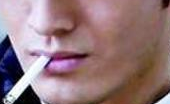
#> input picture test/ko.png, 170 x 104 px
$ python ko.py
#> lines starting #> are read from the running program, lines starting #| are printed output that depends on the picture; after the words box and inside, x2 and y2 are one past the last pixel; in counts of white or black regions, pixels touching at a corner belong together
import cv2
import numpy as np

bgr = cv2.imread("ko.png")
#> bgr is the input picture: shape (104, 170, 3); mean B, G, R 123.3, 119.9, 148.2
bgr = bgr.astype(np.float32)

B = np.mean(bgr[:,:,0])
#> B = 123.3
G = np.mean(bgr[:,:,1])
#> G = 119.9
R = np.mean(bgr[:,:,2])
#> R = 148.2

KB = (R + G + B) / (3 * B);
#> KB = 1.06
KG = (R + G + B) / (3 * G);
#> KG = 1.09
KR = (R + G + B) / (3 * R);
#> KR = 0.88

bgr[:,:,0] = bgr[:,:,0] * KB
bgr[:,:,1] = bgr[:,:,1] * KG
bgr[:,:,2] = bgr[:,:,2] * KR
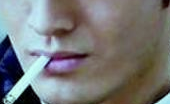
#> bgr: shape (104, 170, 3) float32; mean B, G, R 130.5, 130.5, 130.5; drawn with min black and max white
bgr = np.where(bgr>255, 255, bgr)
bgr = bgr.astype(np.uint8)
cv2.imwrite("whitebalance.png",bgr)

hsv = cv2.cvtColor(bgr, cv2.COLOR_BGR2HSV)
#> hsv: shape (104, 170, 3); mean H, S, V 62.8, 63.8, 144.2
print(hsv.max(axis=(0,1)))
#| [179 255 255]
im1 = hsv[:,:,0]<=0.6*180
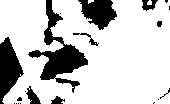
#> im1: shape (104, 170) bool; 79.1% white; 20 black regions (12 under 20 px), largest, box (x1, y1, x2, y2) and area: (28, 0, 88, 93) 1604, (0, 37, 24, 104) 909, (78, 0, 117, 30) 730
im2 = hsv[:,:,1]<=0.2*255
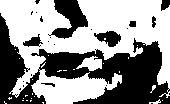
#> im2: shape (104, 170) bool; 57.2% white; 24 black regions (16 under 20 px), largest, box (x1, y1, x2, y2) and area: (0, 13, 170, 104) 6170, (48, 0, 88, 39) 782, (94, 31, 121, 47) 258
im3 = hsv[:,:,2]>=0.6*255
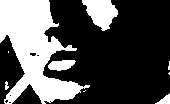
#> im3: shape (104, 170) bool; 31.9% white; 9 white regions (4 under 20 px), largest, box (x1, y1, x2, y2) and area: (0, 0, 90, 104) 4582, (82, 0, 118, 31) 699, (48, 60, 76, 71) 223, (155, 93, 170, 104) 83, (5, 81, 9, 90) 24
cv2.imwrite("hsv.png",hsv)
i = np.array(im1&im2& im3)*255.
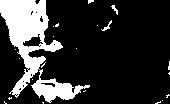
#> i: shape (104, 170) float64; 19.3% white; 22 white regions (19 under 20 px), largest, box (x1, y1, x2, y2) and area: (0, 0, 90, 103) 3254, (101, 20, 112, 31) 33, (111, 5, 118, 15) 28

cv2.imwrite("hsv_s.png",i)
